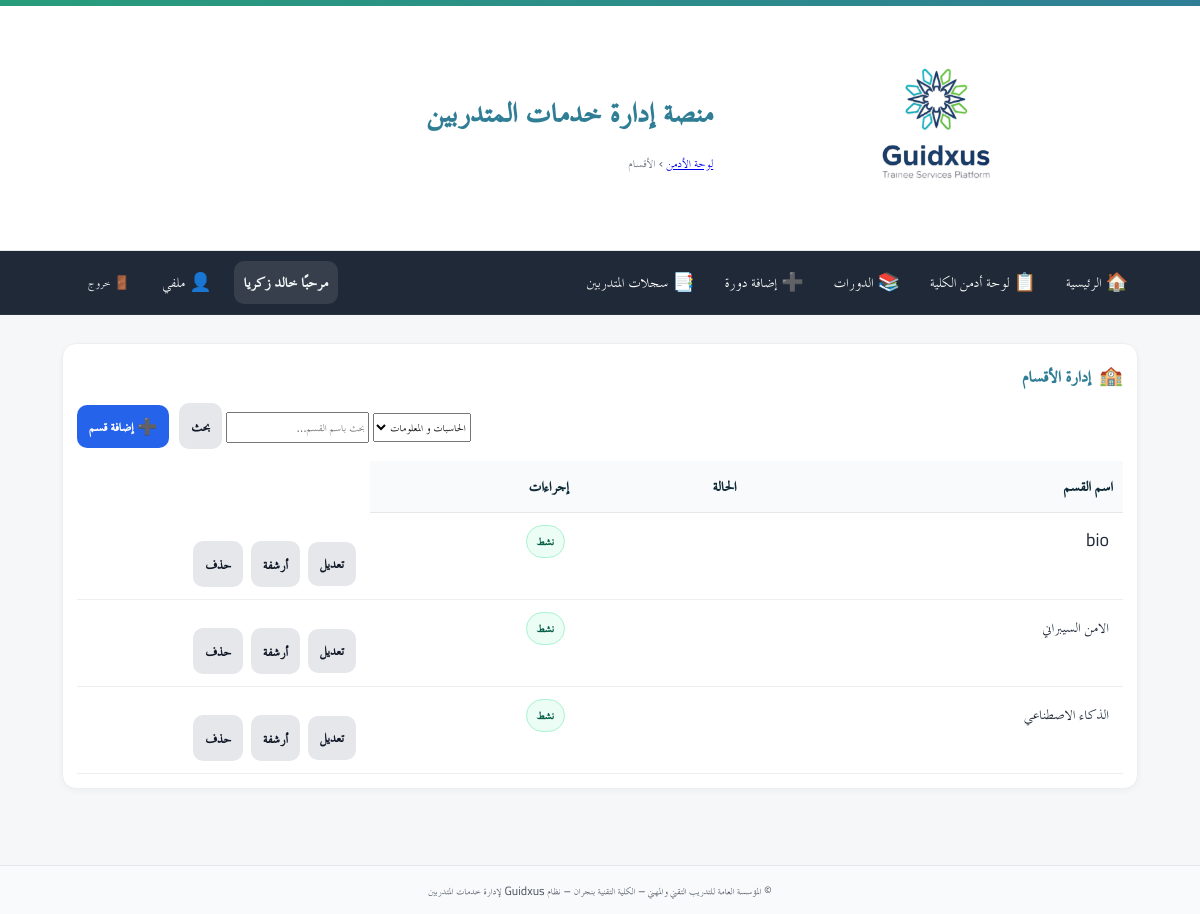
The page /admin/departments/ (signed in) on the database its author committed.
### app/models.py (models this page shows)
class User(Base):
    __tablename__ = "users"
    id = Column(Integer, primary_key=True, autoincrement=True)
    full_name = Column(String(255), nullable=False)
    username = Column(String(100), unique=True, nullable=False, index=True)
    password_hash = Column(String(255), nullable=False)
    is_admin = Column(Boolean, default=False, nullable=False)   # سوبر أدمن (صلاحيات كاملة)
    is_college_admin = Column(Boolean, default=False, nullable=False)  # أدمن كلية (صلاحيات في نطاق كلية واحدة)
    college_admin_college = Column(String(255), nullable=True)  # الكلية التي يديرها أدمن الكلية
    is_hod = Column(Boolean, default=False, nullable=False)      # رئيس قسم؟
    is_doc = Column(Boolean, default=False, nullable=False)      # 👈 طبيب الكلية (جديد)
    hod_college = Column(String(255), nullable=True)             # كلية رئيس القسم (إن وُجد)
    is_active = Column(Boolean, default=True, nullable=False)
    must_change_password = Column(Boolean, default=True, nullable=False)  # يجب تغيير كلمة المرور عند أول دخول
    created_at = Column(DateTime, server_default=func.now(), nullable=False)
    updated_at = Column(DateTime, onupdate=func.now())
    headed_departments = relationship(
        "Department",
        back_populates="head_user",
        foreign_keys="Department.head_user_id",
        lazy="selectin",
    )

class Department(Base):
    __tablename__ = "departments"
    id = Column(Integer, primary_key=True, index=True)
    name = Column(String(255), nullable=False)       # مثال: "تقنية إدارة أنظمة الشبكات - كلية نجران"
    college = Column(String(255), nullable=False)
    is_active = Column(Boolean, nullable=False, default=True)
    head_user_id = Column(Integer, ForeignKey("users.id", ondelete="SET NULL"), nullable=True)
    head_user = relationship(
        "User",
        foreign_keys=[head_user_id],
        back_populates="headed_departments",
        lazy="joined",
    )
    hod_name = Column(String(255), nullable=True)
    created_at = Column(DateTime, server_default=func.now(), nullable=False)
    updated_at = Column(DateTime, server_default=func.now(), onupdate=func.now(), nullable=False)
    __table_args__ = (
        Index("idx_departments_name", "name"),
        Index("idx_departments_college", "college"),
    )

### app/routers/admin_departments.py (the view)
@router.get("")
@router.get("/")
def departments_list(
    request: Request,
    admin=Depends(require_admin),
    db: Session = Depends(get_db),
    college: Optional[str] = None,
    q: Optional[str] = None,
):
    current_user = get_current_user(request, db)
    if current_user and current_user.is_college_admin and current_user.college_admin_college:
        college = normalize(current_user.college_admin_college)
    colleges = get_distinct_colleges(db)
    query = (
        db.query(Department)
        .options(joinedload(Department.head_user))
        .order_by(Department.name.asc())
    )
    if college:
        query = query.filter(
            func.trim(func.replace(Department.college, "  ", " ")) == normalize(college)
        )
    if q:
        like = f"%{q.strip()}%"
        query = query.filter(Department.name.ilike(like))
    deps = query.all()
    return templates.TemplateResponse(
        "admin/departments_list.html",
        {
            "request": request,
            "departments": deps,
            "colleges": colleges,
            "selected_college": college or "",
            "q": q or "",
        },
    )

### app/templates/admin/departments_list.html (shortened to what this page needs)
{% extends "base.html" %}
{% block breadcrumb %}
  <a href="/admin/">لوحة الأدمن</a> › <span>الأقسام</span>
{% endblock %}
{% block content %}
<div class="card">
  <div class="card-head">
    <div class="card-icon">🏫</div>
    <h3>إدارة الأقسام</h3>
  </div>
  <div class="toolbar">
    <form class="grow" method="get" action="/admin/departments">
      <select name="college" onchange="this.form.submit()">
        {% for c in colleges %}
          <option value="{{ c }}" {% if selected_college==c %}selected{% endif %}>{{ c }}</option>
        {% endfor %}
      </select>
      <input type="search" name="q" value="{{ q }}" placeholder="بحث باسم القسم…">
      <button class="btn btn-secondary" type="submit">بحث</button>
    </form>
    <a class="btn btn-primary" href="/admin/departments/new?college={{ selected_college }}">➕ إضافة قسم</a>
  </div>
  <div class="table-wrap">
    <table class="tbl">
      <thead>
        <tr>
          <th style="width:36%">اسم القسم</th>
          <th style="width:16%">الحالة</th>
          <th style="width:20%">إجراءات</th>
        </tr>
      </thead>
      <tbody>
        {% for d in departments %}
        <tr>
          <td>{{ d.name }}</td>
          <td>
          </td>
          <td>
            {% if d.is_active %}
              <span class="badge badge-on">نشط</span>
            {% else %}
              <span class="badge badge-off">مؤرشف</span>
            {% endif %}
          </td>
          <td class="actions">
            <a class="btn btn-secondary" href="/admin/departments/{{ d.id }}/edit">تعديل</a>
            <form method="post" action="/admin/departments/{{ d.id }}/toggle" style="display:inline">
              <button class="btn btn-secondary" type="submit">{{ 'أرشفة' if d.is_active else 'استعادة' }}</button>
            </form>
            <form method="post" action="/admin/departments/{{ d.id }}/delete" style="display:inline" onsubmit="return confirm('سيتم حذف القسم نهائيًا. متابعة؟')">
              <button class="btn btn-secondary" type="submit">حذف</button>
            </form>
          </td>
        </tr>
        {% else %}
        <tr>
          <td colspan="4" class="muted">لا توجد أقسام مطابقة.</td>
        </tr>
        {% endfor %}
      </tbody>
    </table>
  </div>
</div>
{% endblock %}

### app/templates/base.html (shortened to what this page needs)
<!doctype html>
<html lang="ar" dir="rtl">
<head>
  <link rel="stylesheet" href="/static/css/app.css">
  <link rel="stylesheet" href="/static/css/custom.css">
</head>
<body>
  <header class="site-header">
    <div class="topband"></div>
    <div class="container header-inner">
      {% if ui_logo_url %}
        <img src="{{ ui_logo_url }}" alt="{{ app_name or 'Logo' }}" class="logo">
      {% else %}
        <img src="/static/images/logo.jpg" alt="{{ app_name or 'Logo' }}" class="logo">
      {% endif %}
      <div class="titles">
        <h1 class="site-title">{{ app_name or "منصة إدارة خدمات المتدربين" }}</h1>
        <div class="breadcrumb">{% block breadcrumb %}{% endblock %}</div>
      </div>
    </div>
  </header>
  <nav class="main-nav">
    <div class="nav-inner">
      <a href="/">🏠 الرئيسية</a>
      {% set cu = request.session.get('user') %}
      {% set display_name = (cu.get('full_name') if cu and cu.get('full_name') else (cu.get('username') if cu and cu.get('username') else 'مستخدم')) %}
      {% if cu %}
        {% if cu.get('is_college_admin') %}
          <a href="/admin/">📋 لوحة أدمن الكلية</a>
          <a href="/hod/courses">📚 الدورات</a>
          <a href="/hod/courses/new">➕ إضافة دورة</a>
          <a href="/hod/skills-record">📑 سجلات المتدربين</a>
        {% endif %}
        <div class="navbar-right">
          <span class="greeting">مرحبًا {{ display_name }}</span>
          <a href="/profile/" class="btn-link" title="ملفي الشخصي">👤 ملفي</a>
          <form method="post" action="/auth/logout" style="margin:0;">
            <button class="btn-link btn-logout" title="تسجيل الخروج">🚪 خروج</button>
          </form>
        </div>
      {% else %}
        <div class="nav-spacer"></div>
        <a href="/auth/login">🔐 تسجيل الدخول</a>
      {% endif %}
    </div>
  </nav>
  <main class="container">
    {% block content %}{% endblock %}
  </main>
  <footer class="site-footer">
    <div class="container">
      <small>
        {{ ui_footer or "© المؤسسة العامة للتدريب التقني والمهني – الكلية التقنية بنجران – نظام Guidxus لإدارة خدمات المتدربين" }}
      </small>
    </div>
  </footer>
</body>
</html>

### app/static/css/app.css (style rules this page uses)
:root { --tvtc-green-1:#7EC6A4; --tvtc-green-2:#289D7B; --tvtc-blue-1:#6BB6C8; --tvtc-blue-2:#2F7E96; --tvtc-gray-1:#F5F7F8; --tvtc-gray-2:#E5E7EA; --tvtc-gray-3:#6B7280; --tvtc-black:#1F2937; --tvtc-ivory:#FAFAF7; }
* { box-sizing:border-box; font-family:"Cairo","TraditionalArabicCustom","MajallaCustom","Noto Kufi Arabic","Segoe UI",Arial,sans-serif; }
body { margin:0; background:linear-gradient(180deg,var(--tvtc-ivory),#fff 220px,var(--tvtc-gray-1) 221px); color:var(--tvtc-black); font-size:18px; line-height:1.7; }
.container { max-width:1100px; margin-inline:auto; padding:16px; }
.site-header { background:#fff; border-bottom:1px solid var(--tvtc-gray-2); }
.header-inner { display:flex; align-items:center; gap:16px; padding-block:12px; }
.logo { height:56px; width:auto; filter: drop-shadow(0 1px 0 rgba(0,0,0,.05)); }
.site-title { margin:0; color:var(--tvtc-blue-2); font-weight:700; letter-spacing:.3px; }
.breadcrumb { color:var(--tvtc-gray-3); font-size:.9rem; }
.topband { height:6px; background:linear-gradient(90deg,var(--tvtc-green-2),var(--tvtc-blue-2)); }
.site-footer { margin-top:40px; background:#fff; border-top:1px solid var(--tvtc-gray-2); padding:16px; color:var(--tvtc-gray-3); text-align:center; }
.card { background:#fff; border:1px solid var(--tvtc-gray-2); border-radius:12px; padding:16px; margin-block:12px; box-shadow:0 2px 6px rgba(0,0,0,.04); }
.card-head { display:flex; align-items:center; gap:10px; margin-bottom:8px; }
.card-head h3 { margin:0; font-weight:800; color:var(--tvtc-blue-2); }
.card-icon { font-size:1.1rem; opacity:.9; }
.actions { display:flex; gap:12px; justify-content:flex-start; margin-top:16px; }
.btn { display:inline-block; padding:12px 18px; border-radius:10px; border:1px solid transparent; text-decoration:none; font-weight:800; font-size:1rem; cursor:pointer; }
.btn-primary { background:var(--tvtc-blue-2); color:#fff; }
.btn-secondary { background:#fff; color:var(--tvtc-blue-2); border-color:var(--tvtc-blue-2); }
.table-wrap { overflow:auto; }
table.tbl { width:100%; border-collapse:separate; border-spacing:0 8px; }
table.tbl thead th { background:#f8fafc; color:#0f2b37; padding:10px; font-weight:800; text-align:right; border-bottom:1px solid var(--tvtc-gray-2); }
table.tbl tbody tr { background:#fff; border:1px solid var(--tvtc-gray-2); }
table.tbl td { padding:10px; vertical-align:top; }
.badge { display:inline-block; padding:4px 8px; border-radius:999px; font-size:.85rem; font-weight:800; }
.main-nav { background: #1f2937; color: #fff; border-bottom: 1px solid rgba(255,255,255,.06); }
.main-nav .nav-inner { display: flex; gap: 10px; align-items: center; padding: 10px 12px; max-width: 1100px; margin: 0 auto; }
.main-nav a { color:#fff; text-decoration:none; padding:6px 10px; border-radius:8px; }
.main-nav form { margin-inline-start: auto; }
.btn-link { background: transparent; color: #fff; border: 0; cursor: pointer; padding: 6px 10px; border-radius: 8px; }

### app/static/css/custom.css (style rules this page uses)
.nav-inner a { display: inline-flex; align-items: center; gap: 6px; color: #fff; text-decoration: none; padding: 6px 10px; border-radius: 8px; }
.nav-inner .btn-link { display: inline-flex; align-items: center; gap: 6px; background: transparent; color: #fff; border: 0; cursor: pointer; padding: 6px 10px; border-radius: 8px; }
.navbar-right { display: flex; align-items: center; gap: 12px; }
.greeting { font-weight: 700; color: #f0f5f6; background: rgba(255, 255, 255, 0.10); padding: 6px 10px; border-radius: 10px; }
.btn-logout { margin-left: 40px; }
.btn-logout { margin-left: 16px; }
.card { background: #fff; border: 1px solid #eee; border-radius: 14px; padding: 14px; margin-bottom: 12px; }
.card-head { display: flex; align-items: center; gap: 8px; margin-bottom: 10px; }
.card-icon { font-size: 1.2rem; }
.actions { display: flex; gap: 8px; align-items: center; }
.btn { padding: 8px 12px; border-radius: 10px; border: 0; cursor: pointer; }
.btn-primary { background: #2563eb; color: #fff; }
.btn-secondary { background: #e5e7eb; color: #111827; }
.site-footer { background: #f9fafb; padding: 12px 0; text-align: center; font-size: .9rem; color: #4b5563; }

### rows shown on the page
User: full_name "خالد زكريا"
Department: name "bio", shows "نشط", is_active "أرشفة"
Department: name "الامن السيبراني", shows "نشط", is_active "أرشفة"
Department: name "الذكاء الاصطناعي", shows "نشط", is_active "أرشفة"

### other values the page prints
{{ app_name or "منصة إدارة خدمات المتدربين" }} "منصة إدارة خدمات المتدربين"
form field college "الحاسبات و المعلومات"
